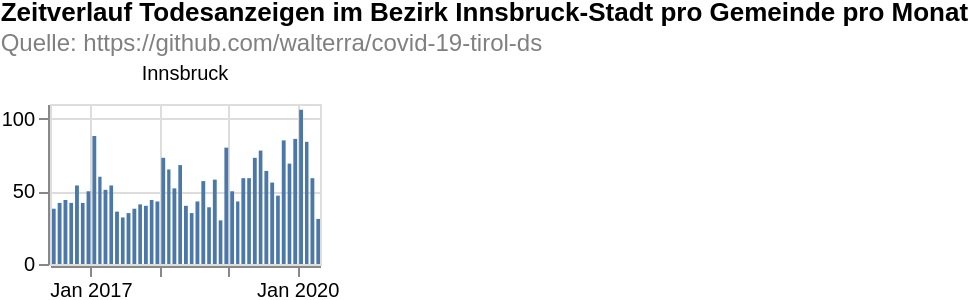

Express this chart as Vega-Lite.
### Vega-Lite specification from a JSON file in a GitHub repository (floating-point values rounded to 4 significant figures; data arrays with more than 128 entries replaced by an {"elided": "..."} marker saying what was removed)
{"$schema": "https://vega.github.io/schema/vega-lite/v4.8.1.json", "columns": 6, "config": {"view": {"continuousHeight": 300, "continuousWidth": 400}}, "data": {"name": "data-f4e3e813324d616bb57a2471231c8a8e"}, "datasets": {"data-f4e3e813324d616bb57a2471231c8a8e": {"elided": "1034 records"}}, "facet": {"field": "municipaly", "title": null, "type": "nominal"}, "padding": 0, "spec": {"layer": [{"encoding": {"tooltip": [{"field": "date", "timeUnit": "yearmonth", "type": "temporal"}, {"aggregate": "sum", "field": "count", "type": "quantitative"}], "x": {"field": "date", "timeUnit": "yearmonth", "title": null, "type": "temporal"}, "y": {"aggregate": "sum", "field": "count", "title": null, "type": "quantitative"}}, "height": 80, "mark": "bar", "width": 135}]}, "title": {"color": "black", "subtitle": ["Quelle: https://github.com/walterra/covid-19-tirol-ds"], "subtitleColor": "gray", "text": ["Zeitverlauf Todesanzeigen im Bezirk Innsbruck-Stadt pro Gemeinde pro Monat"]}}
